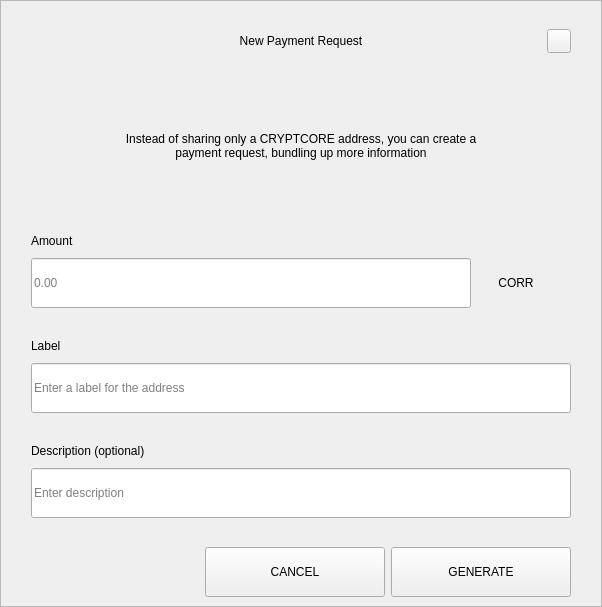
<?xml version="1.0" encoding="UTF-8"?>
<ui version="4.0">
 <class>RequestDialog</class>
 <widget class="QDialog" name="RequestDialog">
  <property name="geometry">
   <rect>
    <x>0</x>
    <y>0</y>
    <width>602</width>
    <height>607</height>
   </rect>
  </property>
  <property name="windowTitle">
   <string>Dialog</string>
  </property>
  <layout class="QVBoxLayout" name="verticalLayout_5">
   <property name="spacing">
    <number>0</number>
   </property>
   <property name="leftMargin">
    <number>0</number>
   </property>
   <property name="topMargin">
    <number>0</number>
   </property>
   <property name="rightMargin">
    <number>0</number>
   </property>
   <property name="bottomMargin">
    <number>0</number>
   </property>
   <item>
    <widget class="QFrame" name="frame">
     <property name="styleSheet">
      <string notr="true"/>
     </property>
     <property name="frameShape">
      <enum>QFrame::StyledPanel</enum>
     </property>
     <property name="frameShadow">
      <enum>QFrame::Raised</enum>
     </property>
     <layout class="QVBoxLayout" name="verticalLayout_4" stretch="1,0,0">
      <property name="spacing">
       <number>0</number>
      </property>
      <property name="leftMargin">
       <number>30</number>
      </property>
      <property name="topMargin">
       <number>20</number>
      </property>
      <property name="rightMargin">
       <number>30</number>
      </property>
      <property name="bottomMargin">
       <number>0</number>
      </property>
      <item>
       <layout class="QHBoxLayout" name="horizontalLayout_3">
        <property name="spacing">
         <number>0</number>
        </property>
        <item>
         <spacer name="horizontalSpacer_21">
          <property name="orientation">
           <enum>Qt::Horizontal</enum>
          </property>
          <property name="sizeHint" stdset="0">
           <size>
            <width>40</width>
            <height>20</height>
           </size>
          </property>
         </spacer>
        </item>
        <item>
         <widget class="QLabel" name="labelTitle">
          <property name="minimumSize">
           <size>
            <width>0</width>
            <height>40</height>
           </size>
          </property>
          <property name="maximumSize">
           <size>
            <width>16777215</width>
            <height>40</height>
           </size>
          </property>
          <property name="styleSheet">
           <string notr="true">padding-left:24px;</string>
          </property>
          <property name="text">
           <string>New Payment Request</string>
          </property>
          <property name="alignment">
           <set>Qt::AlignCenter</set>
          </property>
          <property name="margin">
           <number>7</number>
          </property>
         </widget>
        </item>
        <item>
         <spacer name="horizontalSpacer">
          <property name="orientation">
           <enum>Qt::Horizontal</enum>
          </property>
          <property name="sizeHint" stdset="0">
           <size>
            <width>40</width>
            <height>20</height>
           </size>
          </property>
         </spacer>
        </item>
        <item>
         <widget class="QPushButton" name="btnEsc">
          <property name="minimumSize">
           <size>
            <width>24</width>
            <height>24</height>
           </size>
          </property>
          <property name="maximumSize">
           <size>
            <width>24</width>
            <height>24</height>
           </size>
          </property>
          <property name="focusPolicy">
           <enum>Qt::NoFocus</enum>
          </property>
          <property name="text">
           <string/>
          </property>
         </widget>
        </item>
       </layout>
      </item>
      <item>
       <widget class="QStackedWidget" name="stack">
        <property name="minimumSize">
         <size>
          <width>540</width>
          <height>0</height>
         </size>
        </property>
        <property name="maximumSize">
         <size>
          <width>540</width>
          <height>16777215</height>
         </size>
        </property>
        <property name="currentIndex">
         <number>0</number>
        </property>
        <widget class="QWidget" name="page_1">
         <property name="minimumSize">
          <size>
           <width>540</width>
           <height>0</height>
          </size>
         </property>
         <property name="maximumSize">
          <size>
           <width>540</width>
           <height>16777215</height>
          </size>
         </property>
         <layout class="QVBoxLayout" name="layout1">
          <property name="spacing">
           <number>0</number>
          </property>
          <property name="leftMargin">
           <number>0</number>
          </property>
          <property name="topMargin">
           <number>0</number>
          </property>
          <property name="rightMargin">
           <number>0</number>
          </property>
          <property name="bottomMargin">
           <number>0</number>
          </property>
          <item>
           <spacer name="verticalSpacer_21">
            <property name="orientation">
             <enum>Qt::Vertical</enum>
            </property>
            <property name="sizeType">
             <enum>QSizePolicy::Fixed</enum>
            </property>
            <property name="sizeHint" stdset="0">
             <size>
              <width>20</width>
              <height>30</height>
             </size>
            </property>
           </spacer>
          </item>
          <item alignment="Qt::AlignHCenter">
           <widget class="QLabel" name="labelMessage">
            <property name="minimumSize">
             <size>
              <width>400</width>
              <height>50</height>
             </size>
            </property>
            <property name="text">
             <string>Instead of sharing only a CRYPTCORE address, you can create a payment request, bundling up more information</string>
            </property>
            <property name="alignment">
             <set>Qt::AlignCenter</set>
            </property>
            <property name="wordWrap">
             <bool>true</bool>
            </property>
           </widget>
          </item>
          <item alignment="Qt::AlignBottom">
           <widget class="QWidget" name="containerAmount" native="true">
            <layout class="QVBoxLayout" name="verticalLayout">
             <property name="spacing">
              <number>9</number>
             </property>
             <property name="leftMargin">
              <number>0</number>
             </property>
             <property name="topMargin">
              <number>0</number>
             </property>
             <property name="rightMargin">
              <number>0</number>
             </property>
             <property name="bottomMargin">
              <number>0</number>
             </property>
             <item>
              <widget class="QLabel" name="labelSubtitleAmount">
               <property name="minimumSize">
                <size>
                 <width>350</width>
                 <height>16</height>
                </size>
               </property>
               <property name="maximumSize">
                <size>
                 <width>16777215</width>
                 <height>16</height>
                </size>
               </property>
               <property name="text">
                <string>Amount</string>
               </property>
              </widget>
             </item>
             <item alignment="Qt::AlignTop">
              <widget class="QWidget" name="layoutAmount" native="true">
               <layout class="QHBoxLayout" name="horizontalLayout" stretch="2,0">
                <property name="spacing">
                 <number>0</number>
                </property>
                <property name="leftMargin">
                 <number>0</number>
                </property>
                <property name="topMargin">
                 <number>0</number>
                </property>
                <property name="rightMargin">
                 <number>0</number>
                </property>
                <property name="bottomMargin">
                 <number>0</number>
                </property>
                <item>
                 <widget class="QLineEdit" name="lineEditAmount">
                  <property name="minimumSize">
                   <size>
                    <width>0</width>
                    <height>50</height>
                   </size>
                  </property>
                  <property name="maximumSize">
                   <size>
                    <width>16777215</width>
                    <height>50</height>
                   </size>
                  </property>
                  <property name="placeholderText">
                   <string notr="true">0.00</string>
                  </property>
                 </widget>
                </item>
                <item>
                 <widget class="QWidget" name="comboContainer" native="true">
                  <property name="minimumSize">
                   <size>
                    <width>100</width>
                    <height>50</height>
                   </size>
                  </property>
                  <property name="maximumSize">
                   <size>
                    <width>16777215</width>
                    <height>50</height>
                   </size>
                  </property>
                  <layout class="QHBoxLayout" name="horizontalLayout_31">
                   <property name="spacing">
                    <number>0</number>
                   </property>
                   <property name="leftMargin">
                    <number>0</number>
                   </property>
                   <property name="topMargin">
                    <number>0</number>
                   </property>
                   <property name="rightMargin">
                    <number>10</number>
                   </property>
                   <property name="bottomMargin">
                    <number>0</number>
                   </property>
                   <item>
                    <widget class="QLabel" name="comboBoxCoin">
                     <property name="text">
                      <string>CORR</string>
                     </property>
                     <property name="alignment">
                      <set>Qt::AlignCenter</set>
                     </property>
                    </widget>
                   </item>
                  </layout>
                 </widget>
                </item>
               </layout>
              </widget>
             </item>
            </layout>
           </widget>
          </item>
          <item>
           <spacer name="verticalSpacer_31">
            <property name="orientation">
             <enum>Qt::Vertical</enum>
            </property>
            <property name="sizeType">
             <enum>QSizePolicy::Fixed</enum>
            </property>
            <property name="sizeHint" stdset="0">
             <size>
              <width>20</width>
              <height>30</height>
             </size>
            </property>
           </spacer>
          </item>
          <item>
           <layout class="QVBoxLayout" name="verticalLayoutLabel">
            <property name="spacing">
             <number>9</number>
            </property>
            <item>
             <widget class="QLabel" name="labelSubtitleLabel">
              <property name="minimumSize">
               <size>
                <width>0</width>
                <height>16</height>
               </size>
              </property>
              <property name="maximumSize">
               <size>
                <width>16777215</width>
                <height>16</height>
               </size>
              </property>
              <property name="text">
               <string>Label</string>
              </property>
             </widget>
            </item>
            <item>
             <widget class="QLineEdit" name="lineEditLabel">
              <property name="minimumSize">
               <size>
                <width>0</width>
                <height>50</height>
               </size>
              </property>
              <property name="maximumSize">
               <size>
                <width>16777215</width>
                <height>50</height>
               </size>
              </property>
              <property name="placeholderText">
               <string>Enter a label for the address</string>
              </property>
             </widget>
            </item>
           </layout>
          </item>
          <item>
           <spacer name="verticalSpacer_34">
            <property name="orientation">
             <enum>Qt::Vertical</enum>
            </property>
            <property name="sizeType">
             <enum>QSizePolicy::Fixed</enum>
            </property>
            <property name="sizeHint" stdset="0">
             <size>
              <width>20</width>
              <height>30</height>
             </size>
            </property>
           </spacer>
          </item>
          <item>
           <layout class="QVBoxLayout" name="verticalLayoutDescription">
            <property name="spacing">
             <number>9</number>
            </property>
            <item>
             <widget class="QLabel" name="labelSubtitleDescription">
              <property name="minimumSize">
               <size>
                <width>0</width>
                <height>16</height>
               </size>
              </property>
              <property name="maximumSize">
               <size>
                <width>16777215</width>
                <height>16</height>
               </size>
              </property>
              <property name="text">
               <string>Description (optional)</string>
              </property>
             </widget>
            </item>
            <item>
             <widget class="QLineEdit" name="lineEditDescription">
              <property name="minimumSize">
               <size>
                <width>0</width>
                <height>50</height>
               </size>
              </property>
              <property name="maximumSize">
               <size>
                <width>16777215</width>
                <height>50</height>
               </size>
              </property>
              <property name="placeholderText">
               <string>Enter description</string>
              </property>
             </widget>
            </item>
            <item>
             <spacer name="verticalSpacer_4">
              <property name="orientation">
               <enum>Qt::Vertical</enum>
              </property>
              <property name="sizeType">
               <enum>QSizePolicy::Fixed</enum>
              </property>
              <property name="sizeHint" stdset="0">
               <size>
                <width>20</width>
                <height>20</height>
               </size>
              </property>
             </spacer>
            </item>
           </layout>
          </item>
         </layout>
        </widget>
        <widget class="QWidget" name="page_2">
         <layout class="QVBoxLayout" name="layout2">
          <item>
           <spacer name="verticalSpacer_5">
            <property name="orientation">
             <enum>Qt::Vertical</enum>
            </property>
            <property name="sizeType">
             <enum>QSizePolicy::Fixed</enum>
            </property>
            <property name="sizeHint" stdset="0">
             <size>
              <width>20</width>
              <height>50</height>
             </size>
            </property>
           </spacer>
          </item>
          <item alignment="Qt::AlignHCenter">
           <widget class="QLabel" name="labelQrImg">
            <property name="minimumSize">
             <size>
              <width>260</width>
              <height>260</height>
             </size>
            </property>
            <property name="maximumSize">
             <size>
              <width>260</width>
              <height>260</height>
             </size>
            </property>
            <property name="text">
             <string/>
            </property>
            <property name="alignment">
             <set>Qt::AlignCenter</set>
            </property>
           </widget>
          </item>
          <item>
           <spacer name="verticalSpacer_2">
            <property name="orientation">
             <enum>Qt::Vertical</enum>
            </property>
            <property name="sizeType">
             <enum>QSizePolicy::Fixed</enum>
            </property>
            <property name="sizeHint" stdset="0">
             <size>
              <width>20</width>
              <height>30</height>
             </size>
            </property>
           </spacer>
          </item>
          <item alignment="Qt::AlignHCenter">
           <widget class="QLabel" name="labelAddress">
            <property name="text">
             <string>A7VFR83SQbiezrW72hjcWJtcfip5krte2Z </string>
            </property>
           </widget>
          </item>
          <item>
           <spacer name="verticalSpacer_32">
            <property name="orientation">
             <enum>Qt::Vertical</enum>
            </property>
            <property name="sizeType">
             <enum>QSizePolicy::Expanding</enum>
            </property>
            <property name="sizeHint" stdset="0">
             <size>
              <width>20</width>
              <height>20</height>
             </size>
            </property>
           </spacer>
          </item>
          <item>
           <layout class="QHBoxLayout" name="horizontal">
            <property name="leftMargin">
             <number>20</number>
            </property>
            <property name="rightMargin">
             <number>20</number>
            </property>
            <property name="bottomMargin">
             <number>20</number>
            </property>
            <item>
             <spacer name="horizontalSpacer_4">
              <property name="orientation">
               <enum>Qt::Horizontal</enum>
              </property>
              <property name="sizeHint" stdset="0">
               <size>
                <width>40</width>
                <height>20</height>
               </size>
              </property>
             </spacer>
            </item>
            <item>
             <widget class="QPushButton" name="btnCopyAddress">
              <property name="minimumSize">
               <size>
                <width>180</width>
                <height>50</height>
               </size>
              </property>
              <property name="text">
               <string>COPY ADDRESS</string>
              </property>
             </widget>
            </item>
            <item>
             <widget class="QPushButton" name="btnCopyUrl">
              <property name="minimumSize">
               <size>
                <width>180</width>
                <height>50</height>
               </size>
              </property>
              <property name="text">
               <string>COPY URL</string>
              </property>
             </widget>
            </item>
            <item>
             <spacer name="horizontalSpacer_2">
              <property name="orientation">
               <enum>Qt::Horizontal</enum>
              </property>
              <property name="sizeHint" stdset="0">
               <size>
                <width>40</width>
                <height>20</height>
               </size>
              </property>
             </spacer>
            </item>
           </layout>
          </item>
         </layout>
        </widget>
       </widget>
      </item>
      <item>
       <widget class="QWidget" name="buttonsStack" native="true">
        <layout class="QHBoxLayout" name="horizontalLayout_5">
         <property name="leftMargin">
          <number>20</number>
         </property>
         <property name="rightMargin">
          <number>0</number>
         </property>
         <item>
          <spacer name="horizontalSpacer_41">
           <property name="orientation">
            <enum>Qt::Horizontal</enum>
           </property>
           <property name="sizeHint" stdset="0">
            <size>
             <width>40</width>
             <height>20</height>
            </size>
           </property>
          </spacer>
         </item>
         <item>
          <widget class="QPushButton" name="btnCancel">
           <property name="minimumSize">
            <size>
             <width>180</width>
             <height>50</height>
            </size>
           </property>
           <property name="focusPolicy">
            <enum>Qt::NoFocus</enum>
           </property>
           <property name="text">
            <string>CANCEL</string>
           </property>
          </widget>
         </item>
         <item>
          <widget class="QPushButton" name="btnSave">
           <property name="minimumSize">
            <size>
             <width>180</width>
             <height>50</height>
            </size>
           </property>
           <property name="focusPolicy">
            <enum>Qt::NoFocus</enum>
           </property>
           <property name="text">
            <string>GENERATE</string>
           </property>
          </widget>
         </item>
        </layout>
       </widget>
      </item>
     </layout>
    </widget>
   </item>
  </layout>
 </widget>
 <resources/>
 <connections/>
</ui>
